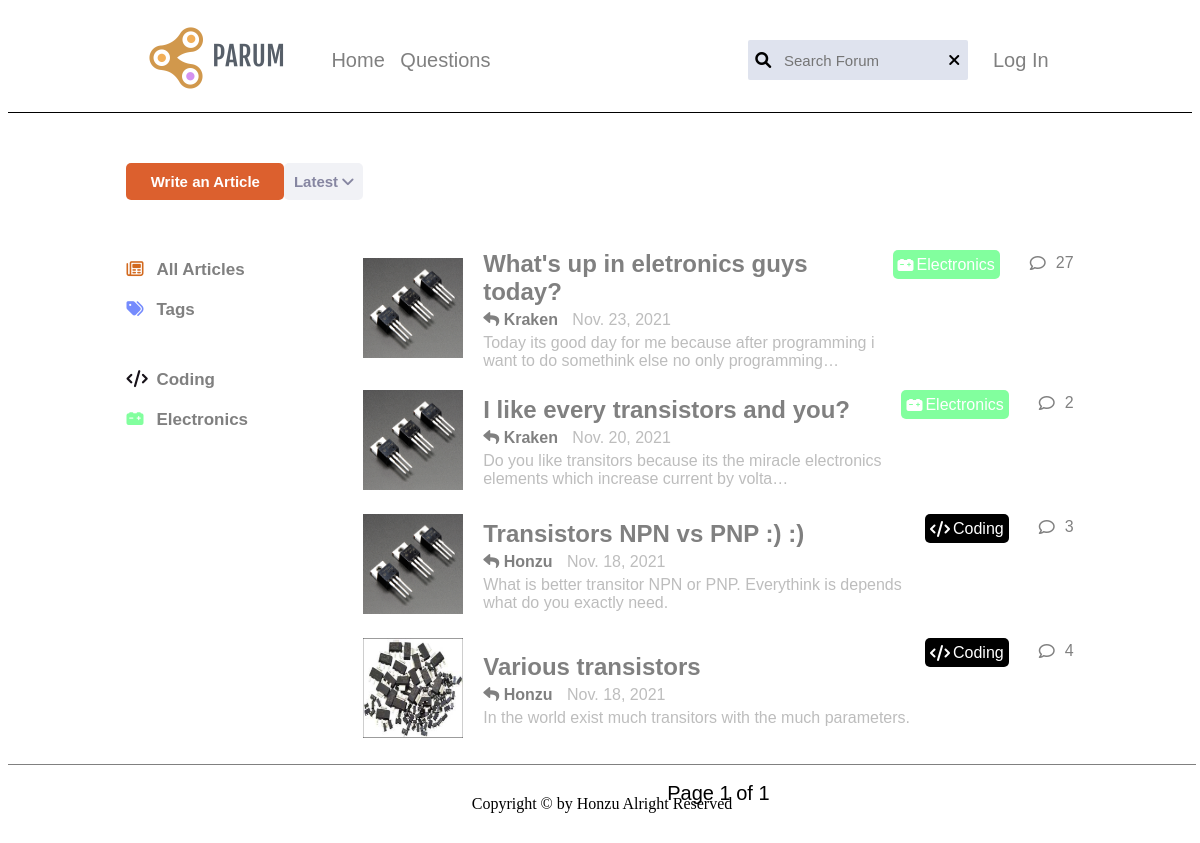
The page / on the database its author committed.
### forum/models.py (models this page shows, shortened)
class Article(models.Model):
    title = models.CharField(max_length=200)
    image_of_title = models.ImageField(upload_to='article',default='article.png')
    pub_date= models.DateField()
    category = models.CharField(max_length=50,default="coding")
    who_writed = models.ForeignKey(
        Account,
        on_delete=models.CASCADE,
        null=True,
    )
    text = models.TextField()

class Account(models.Model):
    identificator = models.CharField(max_length=10)
    username = models.CharField(max_length=50)
    password = models.CharField(max_length=50)
    email = models.EmailField()
    avatar = models.ImageField(upload_to='profiles',default='default.png')

### forum/views.py (the view)
# urls.py: path('',views.main,name="main"),
def main(request):
    articles = Article.objects.all().order_by('-pub_date')
    paginator = Paginator(articles,4)
    page_number = request.GET.get('page')
    selected_articles = paginator.get_page(page_number)
    list_of_comments = []
    list_of_categories = []
    for q in selected_articles:
        list_of_comments.append(Comment.objects.filter(article=q).count())
        list_of_categories.append(q.category)
    try:
        user = Account.objects.get(identificator=request.session.get("user_id"))
        data = {"articles": selected_articles,"user": user.username, "img" : user.avatar.url,"numberscomments": json.dumps(list_of_comments), \
                "categories": json.dumps(list_of_categories)}
        return render(request,"main.html",data)
    except Account.DoesNotExist:
        return render(request,"main.html",{"articles": selected_articles,"user": "","numberscomments": json.dumps(list_of_comments), \
                      "categories": json.dumps(list_of_categories)})

### forum/templates/main.html (shortened to what this page needs)
{% load static %}
<!DOCTYPE html>
<html lang="en">
<head>
    <link rel="stylesheet" href="{% static 'home.css' %}">
    <link rel="stylesheet" href="https://cdnjs.cloudflare.com/ajax/libs/font-awesome/6.0.0-beta2/css/all.min.css">
</head>
<body>
    <header class="header">
        <nav class="navMainBlock">
            <div class="navFirstBlock">
                <a href="{% url 'main' %}"><img src="{% static 'main/logo.png' %}"></a>
                <div class="navFirstOptions">
                    <span><a href="{% url 'main' %}">Home</a></span>
                    <span><a href="{% url 'listofquestions' %}">Questions</a></span>
                </div>
            </div>
            <div class="navSecondBlock">
                <div class="navSecondBlockSearch">
                    <form method="POST" action="{% url 'filtersearcharticles' %}" id="searchform">
                        <i class="fas fa-search" id="navSecondBlockSearch"></i>
                        <input type="search" placeholder="Search Forum" id="navSearchBar" name="search">
                        <i class="fas fa-times" id="navSecondBlockDelete"></i>
                    </form>
                </div>
                <div class="navSecondOptions">
                    {% if user == "" %}
                    <span><a href="{% url 'account' name='login' %}">Log In</a></span>
                    {% endif %}
                </div>
            </div>
        </nav>
    </header>
    <main>
        <div class="boxSection">
            <section class="section">
                <div class="sectionLinks">
                      <a href="{% url 'writearticle' %}">Write an Article</a>
                      <a href="#">
                        <span>Latest</span>
                        <i class="fas fa-angle-down"></i>
                      </a>
                </div>
            </section>
        </div>
        <div class="boxContent">
            <div class="content">
                <aside>
                    <div class="asideMainTags">
                        <a href="{% url 'main' %}" id="mainTagsArticles">
                            <i class="far fa-newspaper"></i>
                            <span>All Articles</span>
                        </a>
                        <a href="#" id="mainTagsTags">
                            <i class="fas fa-tags"></i>
                            <span>Tags</span>
                        </a>
                    </div>
                    <div class="asideElseTags">
                        <a href="{% url 'filtertagsarticles' name='Coding' %}" id="elseTagsCode">
                            <i class="fas fa-code"></i>
                            <span>Coding</span>
                        </a>
                        <a href="{% url 'filtertagsarticles' name='Electronics' %}" id="elseTagsElectronics">
                            <i class="fas fa-car-battery"></i>
                            <span>Electronics</span>
                        </a>
                    </div>
                </aside>
                <article>
                    {% for article in articles %}
                    <a href="{% url 'article' name=article.id %}">
                    <div class="articles">
                        <div class="articlesMainData">
                            <div class="articlesImg">
                                <img src="{{ article.image_of_title.url }}">
                            </div>
                            <div class="articleContent">
                                <h2 class="articleContentTitle">{{article.title}}</h2>
                                <div class="articleContentReplied">
                                    <i class="fas fa-reply"></i>
                                    <span id="articleContentRepliedUser">{{article.who_writed.username}}</span>
                                    <span>{{article.pub_date}}</span>
                                </div>
                                <span class="articleContentText">
                                    {{article.text | truncatechars:100}}
                                </span>
                            </div>
                        </div>
                        <div class="articleElseData">
                            <div class="articleElseDataTag">
                                <i class="fas fa-code"></i>
                                <span class="category" >{{article.category}}</span>
                            </div>
                            <div class="articleElseDataNumbersComments">
                                <i class="far fa-comment"></i>
                                <span class="numberComments"></span>
                            </div>
                        </div>
                    </div>
                    </a>
                    {% endfor %}
                </article>
            </div>
        </div>
        <div class="boxExtendPaginators">
            <div class="boxPaginators">
                <div class="paginators">
                    <span class="second">
                        Page {{ articles.number }} of {{ articles.paginator.num_pages }}
                    </span>
                </div>
            </div>
        </div>
    </main>
    <footer>
        <span>Copyright &#169; by Honzu Alright Reserved</span>
    </footer>
</body>
</html>

### forum/static/home.css (style rules this page uses)
body { background-color: white; }
.header { display: flex; justify-content: center; border-bottom: 1px solid black; }
.navMainBlock { display: flex; justify-content: space-between; width: 80%; }
.navFirstBlock,.navSecondBlock { display: flex; align-items: center; }
.navFirstOptions,.navSecondOptions { font-size: 20px; font-family: sans-serif; }
.navFirstOptions span,.navSecondOptions span { margin: 0px 5px; color: gray; }
.navSecondOptions { display: flex; position: relative; align-items: center; }
.navSecondOptions a { display: flex; align-items: center; text-decoration: none; margin-right: 20px; }
.navFirstOptions span a,.navSecondOptions span a { text-decoration: none; color: gray; }
.navSecondBlockSearch { position: relative; }
#navSecondBlockSearch { position: absolute; top: 50%; left: 3%; transform: translate(0%,-50%); }
#navSecondBlockDelete { position: absolute; top: 50%; right: 12%; transform: translate(0%,-50%); cursor: pointer; }
.navSecondBlock input[type='search'] { font-size: 15px; padding: 0px 15%; border-radius: 2px; width: 220px; height: 40px; margin-right: 20px; background-color: #DFE3EE; border: none; transition: 1s; }
main { display: flex; flex-direction: column; }
.boxSection { display: flex; justify-content: center; }
.section { display: flex; width: 80%; padding: 50px 0px; }
.sectionLinks { display: flex; width: 25%; justify-content: space-between; }
.sectionLinks a { background-color: #DC602E; color: white; text-decoration: none; width: 200px; padding: 10px 0px; text-align: center; border-radius: 5px; font-family: sans-serif; font-size: 15px; font-weight: bold; }
.sectionLinks a:nth-child(2) { background-color: #F1F2F6; color: #8686a1; width: 100px; }
.boxContent { display: flex; justify-content: center; }
.content { display: flex; width: 80%; justify-content: center; }
.content aside { width: 25%; }
.content article { width: 75%; }
.asideMainTags , .asideElseTags { display: flex; flex-direction: column; }
.asideElseTags { margin-top: 30px; }
.asideMainTags a, .asideElseTags a { display: flex; position: relative; justify-content: space-between; color: gray; font-weight: bold; font-family: sans-serif; text-decoration: none; font-size: 17px; width: 130px; margin: 10px 0px; }
.asideMainTags a span, .asideElseTags a span { display: block; width: 100px; }
#mainTagsArticles i { color: chocolate; }
#mainTagsTags i { color: #758BFD; }
#elseTagsCode i { color: #171219; }
#elseTagsElectronics i { color: #82FF9E; }
article { display: flex; flex-direction: column; }
article > a { margin: 10px 0px; text-decoration: none; }
article > a:first-child { margin-top: 0px; }
.articles { display: flex; justify-content: space-between; position: relative; font-family: sans-serif; color: gray; }
.articlesMainData { display: flex; align-items: center; }
.articlesImg { margin-right: 20px; }
.articlesImg img { width: 100px; height: 100px; }
.articleContent { display: flex; flex-direction: column; }
.articleContentTitle { padding-left: 10px 0px; margin: 0px; }
.articleContentReplied { margin: 5px 0px; }
.articleContentReplied span { color: #bdbdbd; margin: 5px 0px; }
#articleContentRepliedUser { color: gray; font-weight: bold; margin-right: 10px; }
.articleContentText { color: #bdbdbd; }
.articleElseData { display: flex; }
.articleElseDataTag { display: flex; align-items: center; height: 25px; margin-right: 30px; background-color: #171219; border-radius: 5px; padding: 2px 5px; color: white; }
.articleElseDataTag span { margin-left: 3px; }
.articleElseDataNumbersComments { display: flex; align-items: center; height: 25px; }
.articleElseDataNumbersComments span { margin-left: 10px; }
.boxExtendPaginators { display: flex; justify-content: center; }
.boxPaginators { display: flex; width: 80%; justify-content: right; }
.paginators { display: flex; justify-content: space-between; width: 75%; font-family: sans-serif; font-size: 20px; margin: 30px 0px; }
footer { border-top: 1px solid gray; position: absolute; bottom: 0; width: 99%; margin-top: 40px; text-align: center; padding: 30px 0px; }

### rows shown on the page
Article: image_of_title (picture), title "What's up in eletronics guys today?", who_writed.username "Kraken", pub_date "Nov. 23, 2021", text "Today its good day for me because after programming i want to do somethink else no only programming…", category "Electronics"
Article: image_of_title (picture), title "I like every transistors and you?", who_writed.username "Kraken", pub_date "Nov. 20, 2021", text "Do you like transitors because its the miracle electronics elements which increase current by volta…", category "Electronics"
Article: image_of_title (picture), title "Transistors NPN vs PNP :) :)", who_writed.username "Honzu", pub_date "Nov. 18, 2021", text "What is better transitor NPN or PNP. Everythink is depends what do you exactly need.", category "Coding"
Article: image_of_title (picture), title "Various transistors", who_writed.username "Honzu", pub_date "Nov. 18, 2021", text "In the world exist much transitors with the much parameters.", category "Coding"

### other values the page prints
{{ articles.number }} "1"
{{ articles.paginator.num_pages }} "1"
